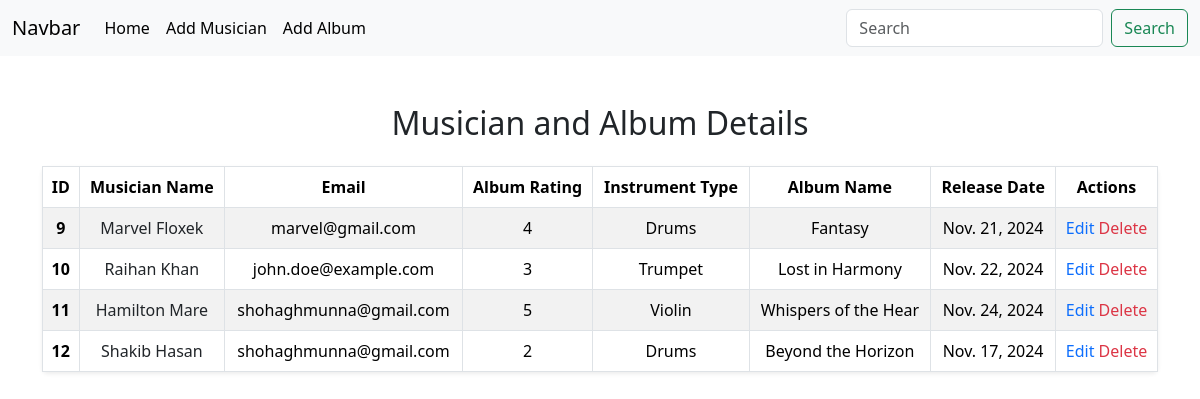
The page / on the database its author committed.
### albums_app/models.py (models this page shows, shortened)
class Album(models.Model):
    album_name = models.CharField(max_length=20)
    singer = models.ForeignKey(Musician, on_delete=models.CASCADE, default =None)
    release_date = models.DateField()
    album_rating = models.CharField(max_length=20, default=None)

### musicians_app/models.py (models this page shows, shortened)
class Musician(models.Model):
    first_name = models.CharField(max_length=20)
    last_name = models.CharField(max_length=20)
    email = models.EmailField()
    phone_number = models.CharField(max_length=12)
    instrument_type = models.CharField(max_length=20)

### django_practice_phitron_project/views.py (the view)
# urls.py: 2. Add a URL to urlpatterns:  path('', views.home, name='home')
def home(request):
    data = Album.objects.all()
    return render(request, 'base.html', {'data': data})

### templates/base.html (shortened to what this page needs)
<!doctype html>
<html lang="en">
  <head>
    <link href="https://cdn.jsdelivr.net/npm/bootstrap@5.3.3/dist/css/bootstrap.min.css" rel="stylesheet">
  </head>
  <body>
    <nav class="navbar navbar-expand-lg bg-body-tertiary">
      <div class="container-fluid">
        <a class="navbar-brand" href="#">Navbar</a>
        <div class="collapse navbar-collapse" id="navbarSupportedContent">
          <ul class="navbar-nav me-auto mb-2 mb-lg-0">
            <li class="nav-item">
              <a class="nav-link active" aria-current="page" href="{% url 'home' %}">Home</a>
            </li>
            <li class="nav-item">
              <a class="nav-link active" aria-current="page" href="{% url 'musician' %}">Add Musician</a>
            </li>
            <li class="nav-item">
              <a class="nav-link active" aria-current="page" href="{% url 'album' %}">Add Album</a>
            </li>
          </ul>
          <form class="d-flex" role="search">
            <input class="form-control me-2" type="search" placeholder="Search" aria-label="Search">
            <button class="btn btn-outline-success" type="submit">Search</button>
          </form>
        </div>
      </div>
    </nav>
{% block content %}
<div class="container mt-5">
  <h2 class="mb-4 text-center">Musician and Album Details</h2>
  <table class="table table-striped table-bordered table-hover shadow-sm rounded">
      <thead class="thead-dark">
          <tr class="text-center align-middle">
              <th scope="col">ID</th>
              <th scope="col">Musician Name</th>
              <th scope="col">Email</th>
              <th scope="col">Album Rating</th>
              <th scope="col">Instrument Type</th>
              <th scope="col">Album Name</th>
              <th scope="col">Release Date</th>
              <th scope="col">Actions</th>
          </tr>
      </thead>
      <tbody>
          {% for item in data %}
          <tr class="text-center align-middle">
              <th scope="row">{{ item.id }}</th>
              <td><a href="{% url 'edit_musician' item.id%}" class="text-decoration-none text-dark">
                {{ item.singer.first_name }} {{ item.singer.last_name }}
            </a></td>
              <td>{{ item.singer.email }}</td>
              <td>{{ item.album_rating }}</td>
              <td>{{ item.singer.instrument_type }}</td>
              <td>{{ item.album_name }}</td>
              <td>{{ item.release_date }}</td>
              <td>
                  <a href="{% url 'edit_album' item.id%}" class="text-decoration-none">
                       Edit
                  </a>
                  <a href="{% url 'delete_album' item.id%}" class="text-decoration-none text-danger">
                       Delete
                  </a>
              </td>
          </tr>
          {% endfor %}
      </tbody>
  </table>
</div>
{% endblock %}
  </body>
</html>

### rows shown on the page
Album: id "9", singer.first_name "Marvel", singer.last_name "Floxek", singer.email "marvel@gmail.com", album_rating "4", singer.instrument_type "Drums", album_name "Fantasy", release_date "Nov. 21, 2024"
Album: id "10", singer.first_name "Raihan", singer.last_name "Khan", singer.email "john.doe@example.com", album_rating "3", singer.instrument_type "Trumpet", album_name "Lost in Harmony", release_date "Nov. 22, 2024"
Album: id "11", singer.first_name "Hamilton", singer.last_name "Mare", singer.email "shohaghmunna@gmail.com", album_rating "5", singer.instrument_type "Violin", album_name "Whispers of the Hear", release_date "Nov. 24, 2024"
Album: id "12", singer.first_name "Shakib", singer.last_name "Hasan", singer.email "shohaghmunna@gmail.com", album_rating "2", singer.instrument_type "Drums", album_name "Beyond the Horizon", release_date "Nov. 17, 2024"
